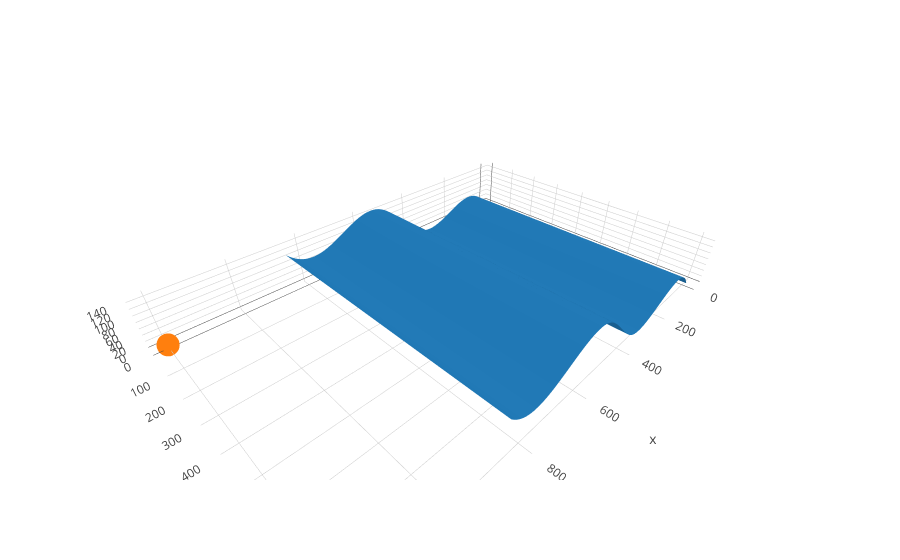

The cell this chart's notebook holds for it:
### Code cell
def plotMeshShape(x,spline, plot_points = False, points = None):
    y = np.linspace(0, inpl_h,3)
    X, Y = np.meshgrid(x,y)
    Z = interpolate.splev(X, spline, der = 0)
    data = [go.Mesh3d(x = X.flatten(), y= Y.flatten(), z= Z.flatten())]
    layout = go.Layout(
             scene=dict(
                 aspectmode='data'))
    fig = go.Figure(data = data, layout = layout)

    if plot_points:
        fig = go.Figure(data + [go.Scatter3d(x = points[:,0], y = points[:,1], z = points[:,2])], layout = layout)
    
    plotly.offline.iplot(fig)
    
plotMeshShape(scaled_xnew ,scaled_spline, True, np.array([[1200,1,2]]))

### Figure 1 — Plotly figure (JSON) as saved in the notebook; plotly's stock layout.template omitted (floating-point values rounded to 4 significant figures; data arrays with more than 128 entries replaced by an {"elided": "..."} marker saying what was removed)
{"data": [{"type": "mesh3d", "uid": "70308b6d-87b1-45cb-b854-f3065e27fa8e", "x": {"elided": "8640 float values"}, "y": {"elided": "8640 int values"}, "z": {"elided": "8640 float values"}}, {"type": "scatter3d", "uid": "78c9d111-6bd2-47f6-828d-d465e299b0ab", "x": [1200], "y": [1], "z": [2]}], "layout": {"scene": {"aspectmode": "data"}}}
